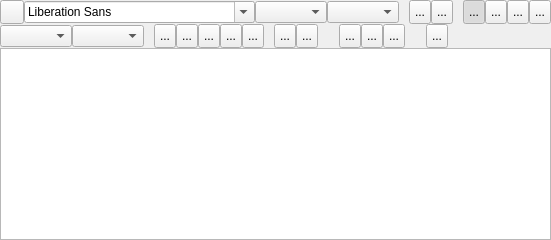
     <widget class="QWidget" name="TextTab">
      <attribute name="title">
       <string>Text</string>
      </attribute>
      <layout class="QVBoxLayout" name="verticalLayout_3">
       <property name="spacing">
        <number>0</number>
       </property>
       <property name="leftMargin">
        <number>0</number>
       </property>
       <property name="topMargin">
        <number>0</number>
       </property>
       <property name="rightMargin">
        <number>0</number>
       </property>
       <property name="bottomMargin">
        <number>0</number>
       </property>
       <item>
        <layout class="QHBoxLayout" name="horizontalLayout_2">
         <property name="spacing">
          <number>0</number>
         </property>
         <property name="leftMargin">
          <number>0</number>
         </property>
         <property name="topMargin">
          <number>0</number>
         </property>
         <property name="rightMargin">
          <number>0</number>
         </property>
         <property name="bottomMargin">
          <number>0</number>
         </property>
         <item>
          <widget class="QToolButton" name="TextStyleBT">
           <property name="minimumSize">
            <size>
             <width>24</width>
             <height>24</height>
            </size>
           </property>
           <property name="maximumSize">
            <size>
             <width>24</width>
             <height>24</height>
            </size>
           </property>
           <property name="toolTip">
            <string>Allows you to access the text styles menu.</string>
           </property>
           <property name="text">
            <string notr="true"/>
           </property>
           <property name="icon">
            <iconset resource="../../../RSCffDiaporama.qrc">
             <normaloff>:/img/db_menu.png</normaloff>:/img/db_menu.png</iconset>
           </property>
           <property name="arrowType">
            <enum>Qt::NoArrow</enum>
           </property>
          </widget>
         </item>
         <item>
          <widget class="QFontComboBox" name="fontStyleCB">
           <property name="sizePolicy">
            <sizepolicy hsizetype="Preferred" vsizetype="Fixed">
             <horstretch>0</horstretch>
             <verstretch>0</verstretch>
            </sizepolicy>
           </property>
           <property name="toolTip">
            <string>Allows you to select the font to be used.
This setting applies to the current selection.</string>
           </property>
          </widget>
         </item>
         <item>
          <widget class="QComboBox" name="fontSize">
           <property name="sizePolicy">
            <sizepolicy hsizetype="Preferred" vsizetype="Fixed">
             <horstretch>0</horstretch>
             <verstretch>0</verstretch>
            </sizepolicy>
           </property>
           <property name="toolTip">
            <string>Allows you to select the font size.
This setting applies to the paragraphs of the current selection.</string>
           </property>
          </widget>
         </item>
         <item>
          <widget class="cCColorComboBox" name="FontColorCombo">
           <property name="sizePolicy">
            <sizepolicy hsizetype="Preferred" vsizetype="Fixed">
             <horstretch>0</horstretch>
             <verstretch>0</verstretch>
            </sizepolicy>
           </property>
           <property name="toolTip">
            <string>Allows you to select the font color.
This setting applies to the paragraphs of the current selection.</string>
           </property>
           <property name="editable">
            <bool>false</bool>
           </property>
          </widget>
         </item>
         <item>
          <widget class="QLabel" name="label_9">
           <property name="minimumSize">
            <size>
             <width>10</width>
             <height>0</height>
            </size>
           </property>
           <property name="maximumSize">
            <size>
             <width>10</width>
             <height>16777215</height>
            </size>
           </property>
           <property name="text">
            <string/>
           </property>
          </widget>
         </item>
         <item>
          <widget class="QToolButton" name="ListBt">
           <property name="minimumSize">
            <size>
             <width>22</width>
             <height>24</height>
            </size>
           </property>
           <property name="maximumSize">
            <size>
             <width>22</width>
             <height>24</height>
            </size>
           </property>
           <property name="toolTip">
            <string>Allows you to establish (or to remove) a bullet list. This setting applies to the paragraphs of the current selection.</string>
           </property>
           <property name="text">
            <string notr="true">...</string>
           </property>
           <property name="icon">
            <iconset resource="../../../RSCffDiaporama.qrc">
             <normaloff>:/img/Text/text_list.png</normaloff>:/img/Text/text_list.png</iconset>
           </property>
           <property name="checkable">
            <bool>true</bool>
           </property>
           <property name="checked">
            <bool>false</bool>
           </property>
           <property name="autoExclusive">
            <bool>false</bool>
           </property>
          </widget>
         </item>
         <item>
          <widget class="QToolButton" name="ListNbrBt">
           <property name="minimumSize">
            <size>
             <width>22</width>
             <height>24</height>
            </size>
           </property>
           <property name="maximumSize">
            <size>
             <width>22</width>
             <height>24</height>
            </size>
           </property>
           <property name="toolTip">
            <string>Allows you to establish (or to remove) a numbered list. This setting applies to the paragraphs of the current selection.</string>
           </property>
           <property name="text">
            <string notr="true">...</string>
           </property>
           <property name="icon">
            <iconset resource="../../../RSCffDiaporama.qrc">
             <normaloff>:/img/Text/text_list_nbr.png</normaloff>:/img/Text/text_list_nbr.png</iconset>
           </property>
           <property name="checkable">
            <bool>true</bool>
           </property>
           <property name="checked">
            <bool>false</bool>
           </property>
           <property name="autoExclusive">
            <bool>false</bool>
           </property>
          </widget>
         </item>
         <item>
          <widget class="QLabel" name="label_11">
           <property name="minimumSize">
            <size>
             <width>10</width>
             <height>0</height>
            </size>
           </property>
           <property name="maximumSize">
            <size>
             <width>10</width>
             <height>16777215</height>
            </size>
           </property>
           <property name="text">
            <string/>
           </property>
          </widget>
         </item>
         <item>
          <widget class="QToolButton" name="textLeft">
           <property name="minimumSize">
            <size>
             <width>22</width>
             <height>24</height>
            </size>
           </property>
           <property name="maximumSize">
            <size>
             <width>22</width>
             <height>24</height>
            </size>
           </property>
           <property name="toolTip">
            <string>Horizontal alignment: left. This setting applies to the paragraph in which the cursor is.</string>
           </property>
           <property name="text">
            <string notr="true">...</string>
           </property>
           <property name="icon">
            <iconset resource="../../../RSCffDiaporama.qrc">
             <normaloff>:/img/Text/text_align_left.png</normaloff>:/img/Text/text_align_left.png</iconset>
           </property>
           <property name="checkable">
            <bool>true</bool>
           </property>
           <property name="checked">
            <bool>true</bool>
           </property>
           <property name="autoExclusive">
            <bool>true</bool>
           </property>
          </widget>
         </item>
         <item>
          <widget class="QToolButton" name="textJustif">
           <property name="minimumSize">
            <size>
             <width>22</width>
             <height>24</height>
            </size>
           </property>
           <property name="maximumSize">
            <size>
             <width>22</width>
             <height>24</height>
            </size>
           </property>
           <property name="toolTip">
            <string>Horizontal alignment: justified. This setting applies to the paragraph in which the cursor is.</string>
           </property>
           <property name="text">
            <string notr="true">...</string>
           </property>
           <property name="icon">
            <iconset resource="../../../RSCffDiaporama.qrc">
             <normaloff>:/img/Text/text_align_justif.png</normaloff>:/img/Text/text_align_justif.png</iconset>
           </property>
           <property name="checkable">
            <bool>true</bool>
           </property>
           <property name="autoExclusive">
            <bool>true</bool>
           </property>
          </widget>
         </item>
         <item>
          <widget class="QToolButton" name="textCenter">
           <property name="minimumSize">
            <size>
             <width>22</width>
             <height>24</height>
            </size>
           </property>
           <property name="maximumSize">
            <size>
             <width>22</width>
             <height>24</height>
            </size>
           </property>
           <property name="toolTip">
            <string>Horizontal alignment: centered. This setting applies to the paragraph in which the cursor is.</string>
           </property>
           <property name="text">
            <string notr="true">...</string>
           </property>
           <property name="icon">
            <iconset resource="../../../RSCffDiaporama.qrc">
             <normaloff>:/img/Text/text_align_center.png</normaloff>:/img/Text/text_align_center.png</iconset>
           </property>
           <property name="checkable">
            <bool>true</bool>
           </property>
           <property name="autoExclusive">
            <bool>true</bool>
           </property>
          </widget>
         </item>
         <item>
          <widget class="QToolButton" name="textRight">
           <property name="minimumSize">
            <size>
             <width>22</width>
             <height>24</height>
            </size>
           </property>
           <property name="maximumSize">
            <size>
             <width>22</width>
             <height>24</height>
            </size>
           </property>
           <property name="toolTip">
            <string>Horizontal alignment: right. This setting applies to the paragraph in which the cursor is.</string>
           </property>
           <property name="text">
            <string notr="true">...</string>
           </property>
           <property name="icon">
            <iconset resource="../../../RSCffDiaporama.qrc">
             <normaloff>:/img/Text/text_align_right.png</normaloff>:/img/Text/text_align_right.png</iconset>
           </property>
           <property name="checkable">
            <bool>true</bool>
           </property>
           <property name="autoExclusive">
            <bool>true</bool>
           </property>
          </widget>
         </item>
         <item>
          <spacer name="horizontalSpacer_5">
           <property name="orientation">
            <enum>Qt::Horizontal</enum>
           </property>
           <property name="sizeHint" stdset="0">
            <size>
             <width>0</width>
             <height>20</height>
            </size>
           </property>
          </spacer>
         </item>
        </layout>
       </item>
       <item>
        <layout class="QHBoxLayout" name="horizontalLayout_6">
         <property name="spacing">
          <number>0</number>
         </property>
         <property name="leftMargin">
          <number>0</number>
         </property>
         <property name="topMargin">
          <number>0</number>
         </property>
         <property name="rightMargin">
          <number>0</number>
         </property>
         <property name="bottomMargin">
          <number>0</number>
         </property>
         <item>
          <widget class="QCustomComboBox" name="fontEffectCB">
           <property name="toolTip">
            <string>Allows you to select a font effect (outerline, shadow).
Remark: This setting applies to the block (to the whole text).</string>
           </property>
           <property name="sizeAdjustPolicy">
            <enum>QComboBox::AdjustToContents</enum>
           </property>
          </widget>
         </item>
         <item>
          <widget class="cCColorComboBox" name="StyleShadowColorCombo">
           <property name="sizePolicy">
            <sizepolicy hsizetype="Preferred" vsizetype="Fixed">
             <horstretch>0</horstretch>
             <verstretch>0</verstretch>
            </sizepolicy>
           </property>
           <property name="toolTip">
            <string>Allows you to select the outerline or shadow color.
Remark: This setting applies to the block (to the whole text).</string>
           </property>
          </widget>
         </item>
         <item>
          <widget class="QLabel" name="label_7">
           <property name="minimumSize">
            <size>
             <width>10</width>
             <height>0</height>
            </size>
           </property>
           <property name="maximumSize">
            <size>
             <width>10</width>
             <height>16777215</height>
            </size>
           </property>
           <property name="text">
            <string/>
           </property>
          </widget>
         </item>
         <item>
          <widget class="QToolButton" name="bold">
           <property name="minimumSize">
            <size>
             <width>22</width>
             <height>24</height>
            </size>
           </property>
           <property name="maximumSize">
            <size>
             <width>22</width>
             <height>24</height>
            </size>
           </property>
           <property name="toolTip">
            <string>Sets bold characters. This setting applies to the current selection.</string>
           </property>
           <property name="text">
            <string notr="true">...</string>
           </property>
           <property name="icon">
            <iconset resource="../../../RSCffDiaporama.qrc">
             <normaloff>:/img/Text/text_bold.png</normaloff>:/img/Text/text_bold.png</iconset>
           </property>
           <property name="checkable">
            <bool>true</bool>
           </property>
           <property name="checked">
            <bool>false</bool>
           </property>
          </widget>
         </item>
         <item>
          <widget class="QToolButton" name="Italic">
           <property name="minimumSize">
            <size>
             <width>22</width>
             <height>24</height>
            </size>
           </property>
           <property name="maximumSize">
            <size>
             <width>22</width>
             <height>24</height>
            </size>
           </property>
           <property name="toolTip">
            <string>Sets characters to italics. This setting applies to the current selection.</string>
           </property>
           <property name="text">
            <string notr="true">...</string>
           </property>
           <property name="icon">
            <iconset resource="../../../RSCffDiaporama.qrc">
             <normaloff>:/img/Text/text_italic.png</normaloff>:/img/Text/text_italic.png</iconset>
           </property>
           <property name="checkable">
            <bool>true</bool>
           </property>
          </widget>
         </item>
         <item>
          <widget class="QToolButton" name="Souligne">
           <property name="minimumSize">
            <size>
             <width>22</width>
             <height>24</height>
            </size>
           </property>
           <property name="maximumSize">
            <size>
             <width>22</width>
             <height>24</height>
            </size>
           </property>
           <property name="toolTip">
            <string>Underlines the characters. This setting applies to the current selection.</string>
           </property>
           <property name="text">
            <string notr="true">...</string>
           </property>
           <property name="icon">
            <iconset resource="../../../RSCffDiaporama.qrc">
             <normaloff>:/img/Text/text_underline.png</normaloff>:/img/Text/text_underline.png</iconset>
           </property>
           <property name="checkable">
            <bool>true</bool>
           </property>
          </widget>
         </item>
         <item>
          <widget class="QToolButton" name="TextSuperBt">
           <property name="minimumSize">
            <size>
             <width>22</width>
             <height>24</height>
            </size>
           </property>
           <property name="maximumSize">
            <size>
             <width>22</width>
             <height>24</height>
            </size>
           </property>
           <property name="toolTip">
            <string>Puts the characters to super. This setting applies to the current selection.</string>
           </property>
           <property name="text">
            <string notr="true">...</string>
           </property>
           <property name="icon">
            <iconset resource="../../../RSCffDiaporama.qrc">
             <normaloff>:/img/Text/text_super.png</normaloff>:/img/Text/text_super.png</iconset>
           </property>
           <property name="checkable">
            <bool>true</bool>
           </property>
          </widget>
         </item>
         <item>
          <widget class="QToolButton" name="TextSubBt">
           <property name="minimumSize">
            <size>
             <width>22</width>
             <height>24</height>
            </size>
           </property>
           <property name="maximumSize">
            <size>
             <width>22</width>
             <height>24</height>
            </size>
           </property>
           <property name="toolTip">
            <string>Puts the characters to sub. This setting applies to the current selection.</string>
           </property>
           <property name="text">
            <string notr="true">...</string>
           </property>
           <property name="icon">
            <iconset resource="../../../RSCffDiaporama.qrc">
             <normaloff>:/img/Text/text_sub.png</normaloff>:/img/Text/text_sub.png</iconset>
           </property>
           <property name="checkable">
            <bool>true</bool>
           </property>
          </widget>
         </item>
         <item>
          <widget class="QLabel" name="label_8">
           <property name="minimumSize">
            <size>
             <width>10</width>
             <height>0</height>
            </size>
           </property>
           <property name="maximumSize">
            <size>
             <width>10</width>
             <height>16777215</height>
            </size>
           </property>
           <property name="text">
            <string/>
           </property>
          </widget>
         </item>
         <item>
          <widget class="QToolButton" name="IndentInBt">
           <property name="minimumSize">
            <size>
             <width>22</width>
             <height>24</height>
            </size>
           </property>
           <property name="maximumSize">
            <size>
             <width>22</width>
             <height>24</height>
            </size>
           </property>
           <property name="toolTip">
            <string>Move the paragraph of a notch towards the right (indent). This setting applies to the paragraph in which is the cursor.</string>
           </property>
           <property name="text">
            <string notr="true">...</string>
           </property>
           <property name="icon">
            <iconset resource="../../../RSCffDiaporama.qrc">
             <normaloff>:/img/Text/text_indent_in.png</normaloff>:/img/Text/text_indent_in.png</iconset>
           </property>
           <property name="autoExclusive">
            <bool>false</bool>
           </property>
          </widget>
         </item>
         <item>
          <widget class="QToolButton" name="IndentOutBt">
           <property name="minimumSize">
            <size>
             <width>22</width>
             <height>24</height>
            </size>
           </property>
           <property name="maximumSize">
            <size>
             <width>22</width>
             <height>24</height>
            </size>
           </property>
           <property name="toolTip">
            <string>Move the paragraph of a notch towards the left (unindent). This setting applies to the paragraph in which is the cursor.</string>
           </property>
           <property name="text">
            <string notr="true">...</string>
           </property>
           <property name="icon">
            <iconset resource="../../../RSCffDiaporama.qrc">
             <normaloff>:/img/Text/text_indent_out.png</normaloff>:/img/Text/text_indent_out.png</iconset>
           </property>
           <property name="autoExclusive">
            <bool>false</bool>
           </property>
          </widget>
         </item>
         <item>
          <widget class="QLabel" name="label_10">
           <property name="minimumSize">
            <size>
             <width>21</width>
             <height>0</height>
            </size>
           </property>
           <property name="maximumSize">
            <size>
             <width>21</width>
             <height>16777215</height>
            </size>
           </property>
           <property name="text">
            <string/>
           </property>
          </widget>
         </item>
         <item>
          <widget class="QToolButton" name="textUp">
           <property name="minimumSize">
            <size>
             <width>22</width>
             <height>24</height>
            </size>
           </property>
           <property name="maximumSize">
            <size>
             <width>22</width>
             <height>24</height>
            </size>
           </property>
           <property name="toolTip">
            <string>Vertical alignment: top. This setting applies to the block (to the whole text).</string>
           </property>
           <property name="text">
            <string notr="true">...</string>
           </property>
           <property name="icon">
            <iconset resource="../../../RSCffDiaporama.qrc">
             <normaloff>:/img/Text/text_align_vup.png</normaloff>:/img/Text/text_align_vup.png</iconset>
           </property>
           <property name="checkable">
            <bool>true</bool>
           </property>
           <property name="autoExclusive">
            <bool>true</bool>
           </property>
          </widget>
         </item>
         <item>
          <widget class="QToolButton" name="textVCenter">
           <property name="minimumSize">
            <size>
             <width>22</width>
             <height>24</height>
            </size>
           </property>
           <property name="maximumSize">
            <size>
             <width>22</width>
             <height>24</height>
            </size>
           </property>
           <property name="toolTip">
            <string>Vertical alignment: middle. This setting applies to the block (to the whole text).</string>
           </property>
           <property name="text">
            <string notr="true">...</string>
           </property>
           <property name="icon">
            <iconset resource="../../../RSCffDiaporama.qrc">
             <normaloff>:/img/Text/text_align_vcenter.png</normaloff>:/img/Text/text_align_vcenter.png</iconset>
           </property>
           <property name="checkable">
            <bool>true</bool>
           </property>
           <property name="autoExclusive">
            <bool>true</bool>
           </property>
          </widget>
         </item>
         <item>
          <widget class="QToolButton" name="textBottom">
           <property name="minimumSize">
            <size>
             <width>22</width>
             <height>24</height>
            </size>
           </property>
           <property name="maximumSize">
            <size>
             <width>22</width>
             <height>24</height>
            </size>
           </property>
           <property name="toolTip">
            <string>Vertical alignment: bottom. This setting applies to the block (to the whole text).</string>
           </property>
           <property name="text">
            <string notr="true">...</string>
           </property>
           <property name="icon">
            <iconset resource="../../../RSCffDiaporama.qrc">
             <normaloff>:/img/Text/text_align_vbottom.png</normaloff>:/img/Text/text_align_vbottom.png</iconset>
           </property>
           <property name="checkable">
            <bool>true</bool>
           </property>
           <property name="checked">
            <bool>false</bool>
           </property>
           <property name="autoExclusive">
            <bool>true</bool>
           </property>
          </widget>
         </item>
         <item>
          <widget class="QLabel" name="label_12">
           <property name="minimumSize">
            <size>
             <width>21</width>
             <height>0</height>
            </size>
           </property>
           <property name="maximumSize">
            <size>
             <width>21</width>
             <height>16777215</height>
            </size>
           </property>
           <property name="text">
            <string/>
           </property>
          </widget>
         </item>
         <item>
          <widget class="QToolButton" name="InsTextVarBT">
           <property name="minimumSize">
            <size>
             <width>22</width>
             <height>24</height>
            </size>
           </property>
           <property name="maximumSize">
            <size>
             <width>22</width>
             <height>24</height>
            </size>
           </property>
           <property name="toolTip">
            <string>Insert a text variable</string>
           </property>
           <property name="text">
            <string notr="true">...</string>
           </property>
           <property name="icon">
            <iconset resource="../../../RSCffDiaporama.qrc">
             <normaloff>:/img/Action_Wizard.png</normaloff>:/img/Action_Wizard.png</iconset>
           </property>
           <property name="checkable">
            <bool>true</bool>
           </property>
           <property name="checked">
            <bool>false</bool>
           </property>
           <property name="autoExclusive">
            <bool>true</bool>
           </property>
          </widget>
         </item>
         <item>
          <spacer name="horizontalSpacer_2">
           <property name="orientation">
            <enum>Qt::Horizontal</enum>
           </property>
           <property name="sizeHint" stdset="0">
            <size>
             <width>0</width>
             <height>20</height>
            </size>
           </property>
          </spacer>
         </item>
        </layout>
       </item>
       <item>
        <widget class="cCustomTextEdit" name="TextEdit">
         <property name="html">
          <string notr="true">&lt;!DOCTYPE HTML PUBLIC &quot;-//W3C//DTD HTML 4.0//EN&quot; &quot;http://www.w3.org/TR/REC-html40/strict.dtd&quot;&gt;
&lt;html&gt;&lt;head&gt;&lt;meta name=&quot;qrichtext&quot; content=&quot;1&quot; /&gt;&lt;style type=&quot;text/css&quot;&gt;
p, li { white-space: pre-wrap; }
&lt;/style&gt;&lt;/head&gt;&lt;body style=&quot; font-family:'Sans Serif'; font-size:9pt; font-weight:400; font-style:normal;&quot;&gt;
&lt;p style=&quot;-qt-paragraph-type:empty; margin-top:0px; margin-bottom:0px; margin-left:0px; margin-right:0px; -qt-block-indent:0; text-indent:0px;&quot;&gt;&lt;br /&gt;&lt;/p&gt;&lt;/body&gt;&lt;/html&gt;</string>
         </property>
        </widget>
       </item>
      </layout>
     </widget>
